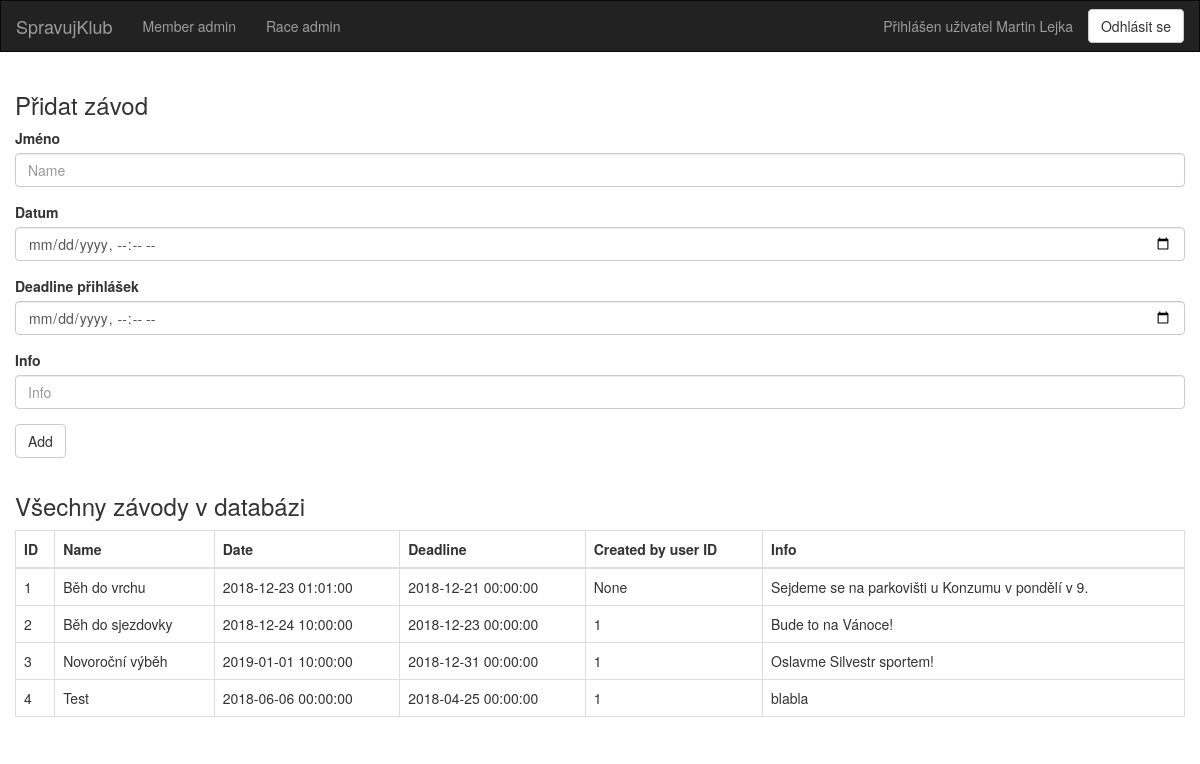
The app's page /admin_race (signed in) with its own data.
### dl/models/Member.py (models this page shows, shortened)
class Member(db.Model, IMember):
    __tablename__ = "members"
    id = db.Column(db.Integer, primary_key=True, autoincrement=True)
    name = db.Column(db.String(50))
    email = db.Column(db.String(50), unique=True)
    password = db.Column(db.String(50))
    salt = db.Column(db.String(16))
    races = db.relationship('Race', secondary='ucast_na_zavode')
    created_races = db.relationship('Race', backref='created_by', lazy=True)

### dl/models/Race.py (models this page shows, shortened)
class Race(db.Model, IRace):
    __tablename__ = "races"
    id = db.Column(db.Integer, primary_key=True, autoincrement=True)
    name = db.Column(db.String(100), nullable=False)
    date = db.Column(db.DateTime, nullable=False)
    deadline = db.Column(db.DateTime, nullable=False)
    info = db.Column(db.Text)
    created_by_user_id = db.Column(db.Integer, db.ForeignKey('members.id'))
    members = db.relationship('Member', secondary='ucast_na_zavode')

### pl/views/admin_race.py (the view)
@app.route('/admin_race', methods=['GET'])
@login_required
def admin_race():
    name = request.values.get("name")
    date = request.values.get("date")
    deadline = request.values.get("deadline")
    info = request.values.get("info")
    if name is not None and date is not None and deadline is not None and info is not None:
        try:
            current_id = current_user.id or -1
            race_controller.add_race(name=name, created_by_user_id=current_id, date=date, deadline=deadline, info=info)
        except Exception as ex:
            print(str(ex))
    return render_template("admin_race.html", races=race_controller.get_all_races(), title="Race admin")

### dl/RaceController.py (called while the page is built)
    def get_all_races(self):
        return Race.query.all()

### main.py (called while the page is built)
@login_manager.user_loader
def load_user(user_id):
    from dl.models.Member import Member
    return Member.query.get(user_id)

### pl/templates/admin_race.html
{% extends "base.html" %}
{% block content %}
    <div class="container tab-content">
        <div class="row">
            <form action="/admin_race" role="form">
                <h3>Přidat závod</h3>
                <div class="form-group">
                    <label>Jméno</label>
                    <input type="text" class="form-control" name="name" placeholder="Name">
                </div>
                <div class="form-group">
                    <label>Datum</label>
                    <input type="datetime-local" class="form-control" name="date" placeholder="Date" >
                </div>
                <div class="form-group">
                    <label>Deadline přihlášek</label>
                    <input type="datetime-local" class="form-control" name="deadline" placeholder="Deadline" >
                </div>
				<div class="form-group">
                    <label>Info</label>
                    <input type="text" class="form-control" name="info" placeholder="Info" >
                </div>
                <div class="form-group">
                    <button type="submit" class="btn btn-default">Add</button>
                </div>
            </form>
        </div>
		<div class="row">
            <h3>Všechny závody v databázi</h3>
            <div class="table-responsive">
                <table class="table table-bordered" id="mainTable">
                    <thead>
                    <tr>
                        <th>ID</th>
                        <th>Name</th>
                        <th>Date</th>
                        <th>Deadline</th>
                        <th>Created by user ID</th>
                        <th>Info</th>
                    </tr>
                    </thead>
                    <tbody id="displayArea">
						{% for race in races %}
							<tr>
								<td>{{ race.id }}</td>
								<td>{{ race.name }}</td>
								<td>{{ race.date }}</td>
								<td>{{ race.deadline }}</td>
								<td>{{ race.created_by_user_id }}</td>
								<td>{{ race.info }}</td>
							</tr>
						{% endfor %}
                    </tbody>
                </table>
            </div>
        </div>
    </div>
{% endblock %}

### pl/templates/base.html (shortened to what this page needs)
{% extends "bootstrap/base.html" %}
	{% block header %}
		{% block navbar %}
			<nav class="navbar navbar-inverse" style="border-radius: 0 !important;">
				<div class="container-fluid">
					<div class="navbar-header">
						<a class="navbar-brand" href="{{ url_for('index') }}">SpravujKlub</a>
					</div>
					<div class="collapse navbar-collapse" id="bs-example-navbar-collapse-1">
						<ul class="nav navbar-nav">
							<li><a href="{{ url_for('admin_member') }}">Member admin</a></li>
							<li><a href="{{ url_for('admin_race') }}">Race admin</a></li>
						</ul>
						<ul class="nav navbar-nav navbar-right">
							{% if current_user.is_authenticated %}
								<li>
									<a href="{{ url_for('profile', user_id=current_user.id ) }}">Přihlášen
										uživatel {{ current_user.name }}</a>
								</li>
								<li>
									<button type="button" onclick="location.href='/logout'"
											class="btn btn-default navbar-btn" id="signIn_button">Odhlásit se
									</button>
								</li>
							{% else %}
								<li>
									<a>Uživatel nepřihlášen</a>
								</li>
							{% endif %}
						</ul>
					</div>
				</div>
			</nav>
		{% endblock %}
	{% endblock %}

### records on screen
Member: name "Martin Lejka"
Race: id "1", name "Běh do vrchu", date "2018-12-23 01:01:00", deadline "2018-12-21 00:00:00", created_by_user_id "None", info "Sejdeme se na parkovišti u Konzumu v pondělí v 9."
Race: id "2", name "Běh do sjezdovky", date "2018-12-24 10:00:00", deadline "2018-12-23 00:00:00", created_by_user_id "1", info "Bude to na Vánoce!"
Race: id "3", name "Novoroční výběh", date "2019-01-01 10:00:00", deadline "2018-12-31 00:00:00", created_by_user_id "1", info "Oslavme Silvestr sportem!"
Race: id "4", name "Test", date "2018-06-06 00:00:00", deadline "2018-04-25 00:00:00", created_by_user_id "1", info "blabla"
